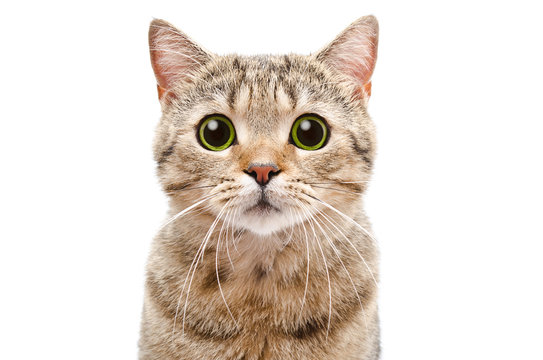
#> input picture photos/cat.jpg, 543 x 360 px
$ python basic.py
#> lines starting #> are read from the running program, lines starting #| are printed output that depends on the picture; pictures that were not available may be replaced by others from this repository, and a replacement may not be noted
import cv2 as cv

img = cv.imread('photos/cat.jpg')
#> img is the input picture: shape (360, 543, 3); mean B, G, R 210.6, 219.2, 229
img2 = cv.imread('photos/park.jpg')
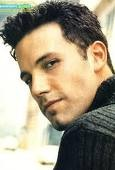
#> input picture train/Ben Afflek/1.jpg, 115 x 170 px, given in place of park.jpg, which was not available
#> img2 is the input picture: shape (170, 115, 3); mean B, G, R 130.9, 151.7, 161.1

# Converting Gray Scale
# gray = cv.cvtColor(img, cv.COLOR_BGR2GRAY)
# cv.imshow('Cat', gray)

# Blur Image
# blur = cv.GaussianBlur(img, (7, 7), cv.BORDER_DEFAULT)
# cv.imshow('Cat', blur)

# Edge Cascade
cany = cv.Canny(img2, 125, 175)
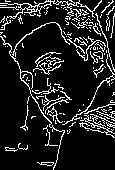
#> cany: shape (170, 115); 13.3% white in thin lines or dots
# cv.imshow('Park', cany)

# Dilating Image
dilated = cv.dilate(cany, (7, 7), iterations=1)
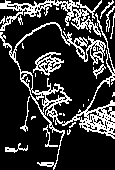
#> dilated: shape (170, 115); 21.7% white in thin lines or dots
# cv.imshow('Park', dilated)

# Eroding
eroded = cv.erode(dilated, (3, 3), iterations=1)
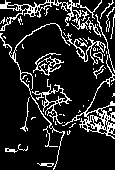
#> eroded: shape (170, 115); 15.1% white in thin lines or dots
# cv.imshow('Park', eroded)

# Resize
resized = cv.resize(img2, (500, 500), interpolation=cv.INTER_CUBIC)
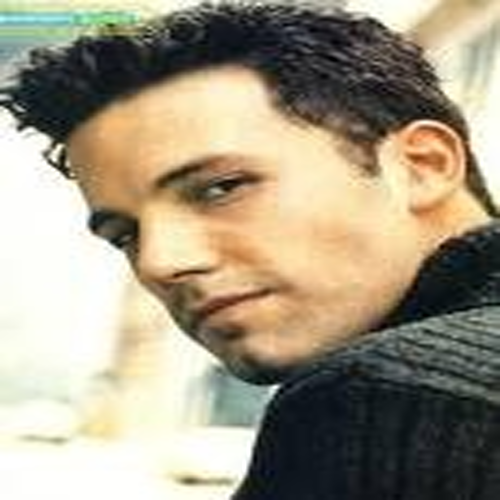
#> resized: shape (500, 500, 3); mean B, G, R 130.9, 151.7, 161.1
cv.imshow('Park', resized)

# Crop
cropped = img[50:200, 200:400]
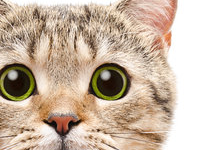
#> cropped: shape (150, 200, 3); mean B, G, R 158.4, 178.1, 198.8
cv.imshow('Cat', cropped)
print(type(cropped))
#| <class 'numpy.ndarray'>

cv.waitKey(0)
